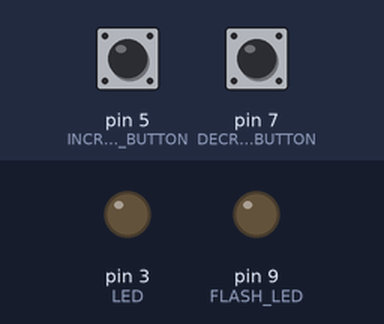
A program run on a simulated Arduino Uno, built with avr-gcc and run on an emulated ATmega328P. Parts: output pins drawn as LEDs (lit = HIGH). Inputs (shaded band) come from the test bench; at power-on: pin 5 (INCREASE_BUTTON) LOW, pin 7 (DECREASE_BUTTON) LOW.

Above: at 1.2 s.
1.3 s: pin 5 (INCREASE_BUTTON) pulled HIGH for 1 s
At 2.6 s:
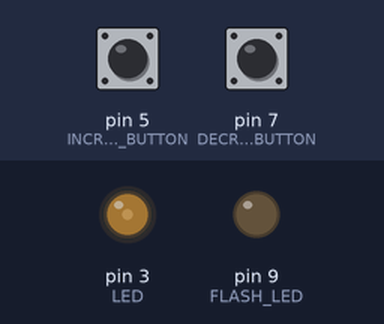
4.3 s: pin 5 (INCREASE_BUTTON) pulled HIGH for 0.15 s
At 5.4 s:
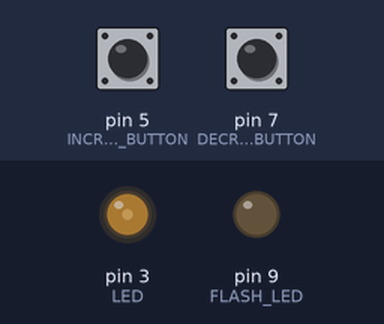
5.9 s: pin 5 (INCREASE_BUTTON) pulled HIGH for 3.2 s
At 6.59 s:
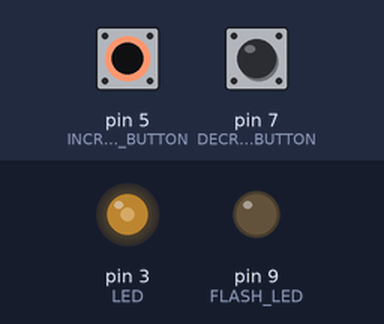
10.6 s: pin 7 (DECREASE_BUTTON) pulled HIGH for 3.2 s
At 10.69 s:
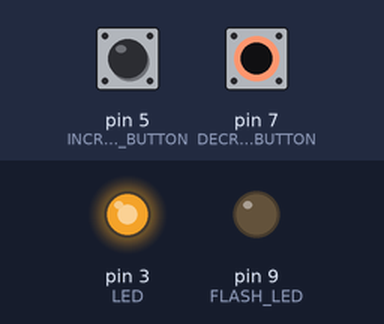
15.3 s: pin 7 (DECREASE_BUTTON) pulled HIGH for 1 s
At 16.9 s:
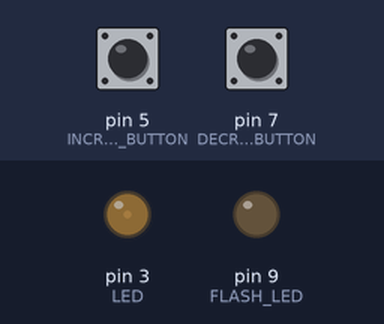
Timing chart, 0 to 18.4 s (numbered marks = the images above; inputs shaded):
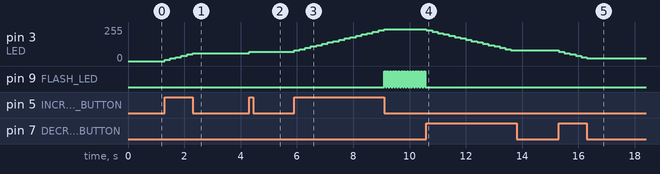

The program:

main.cpp
```cpp
#include <Arduino.h>

#define LED 3

#define INCREASE_BUTTON 5

#define DECREASE_BUTTON 7

#define FLASH_LED 9
const int FLASH_DELAY = 50;
bool FLASH_STATE = false;

int LED_BRIGHTNESS = 0;

const int value = 10;

unsigned long now = 0, prev1 = 0, prev2 = 0, prevF = 0;

const int debounce_delay = 200;

void setup() {
  // put your setup code here, to run once:
  pinMode(LED, OUTPUT);
  pinMode(INCREASE_BUTTON, INPUT);
  pinMode(DECREASE_BUTTON, INPUT);
  pinMode(FLASH_LED, OUTPUT);
}

void loop() {
  // put your main code here, to run repeatedly:
  now = millis();
  if(digitalRead(INCREASE_BUTTON) == HIGH && (now - prev1 >= debounce_delay)){
    prev1 = now;
    LED_BRIGHTNESS += value;
    LED_BRIGHTNESS = constrain(LED_BRIGHTNESS, 0, 255);
    analogWrite(LED, LED_BRIGHTNESS);
  }

  if(digitalRead(DECREASE_BUTTON) == HIGH && (now - prev2 >= debounce_delay)){
    prev2 = now;
    LED_BRIGHTNESS -= value;
    LED_BRIGHTNESS = constrain(LED_BRIGHTNESS, 0, 255);
    analogWrite(LED, LED_BRIGHTNESS);
  }

  if(LED_BRIGHTNESS > 230 && (now - prevF >= FLASH_DELAY)){
    FLASH_STATE = !FLASH_STATE;
    digitalWrite(FLASH_LED, FLASH_STATE);
    prevF = now;
  }
  else if(LED_BRIGHTNESS <= 230){
    FLASH_STATE = false;
    digitalWrite(FLASH_LED, FLASH_STATE);
  }

}
```

Measured:
- after the input at 1.3 s, pin 3 (LED): moves from 0/255 to 60/255 over 1.0 s, starting at once
- after the input at 4.3 s, pin 3 (LED): 60/255 → 70/255 at once
- after the input at 5.9 s, pin 3 (LED): moves from 70/255 to 240/255 over 3.2 s, starting at once; pin 9 (FLASH_LED): alternates HIGH for 0.05 s and LOW for 0.05 s, starting after 3.2 s
- after the input at 10.6 s, pin 3 (LED): moves from 240/255 to 80/255 over 3.0 s, starting at once; pin 9 (FLASH_LED): stops changing and stays LOW
- after the input at 15.3 s, pin 3 (LED): moves from 80/255 to 20/255 over 1.0 s, starting at once
